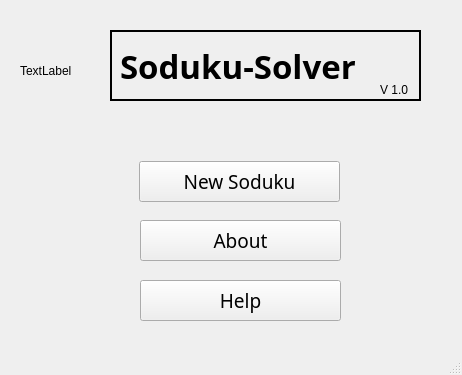
<?xml version="1.0" encoding="UTF-8"?>
<ui version="4.0">
 <class>MainWindow</class>
 <widget class="QMainWindow" name="MainWindow">
  <property name="geometry">
   <rect>
    <x>0</x>
    <y>0</y>
    <width>462</width>
    <height>375</height>
   </rect>
  </property>
  <property name="sizePolicy">
   <sizepolicy hsizetype="Preferred" vsizetype="Preferred">
    <horstretch>0</horstretch>
    <verstretch>0</verstretch>
   </sizepolicy>
  </property>
  <property name="minimumSize">
   <size>
    <width>462</width>
    <height>375</height>
   </size>
  </property>
  <property name="maximumSize">
   <size>
    <width>462</width>
    <height>375</height>
   </size>
  </property>
  <property name="windowTitle">
   <string>Soduku Solver</string>
  </property>
  <property name="autoFillBackground">
   <bool>true</bool>
  </property>
  <widget class="QWidget" name="centralWidget">
   <widget class="QFrame" name="frame">
    <property name="enabled">
     <bool>true</bool>
    </property>
    <property name="geometry">
     <rect>
      <x>110</x>
      <y>30</y>
      <width>311</width>
      <height>71</height>
     </rect>
    </property>
    <property name="font">
     <font>
      <weight>50</weight>
      <bold>false</bold>
     </font>
    </property>
    <property name="frameShape">
     <enum>QFrame::Box</enum>
    </property>
    <property name="frameShadow">
     <enum>QFrame::Plain</enum>
    </property>
    <property name="lineWidth">
     <number>2</number>
    </property>
    <widget class="QLabel" name="label">
     <property name="geometry">
      <rect>
       <x>10</x>
       <y>10</y>
       <width>291</width>
       <height>51</height>
      </rect>
     </property>
     <property name="font">
      <font>
       <family>Segoe Print</family>
       <pointsize>25</pointsize>
       <weight>75</weight>
       <bold>true</bold>
      </font>
     </property>
     <property name="autoFillBackground">
      <bool>false</bool>
     </property>
     <property name="text">
      <string>Soduku-Solver</string>
     </property>
    </widget>
    <widget class="QLabel" name="label_3">
     <property name="geometry">
      <rect>
       <x>270</x>
       <y>50</y>
       <width>41</width>
       <height>20</height>
      </rect>
     </property>
     <property name="text">
      <string>V 1.0</string>
     </property>
    </widget>
   </widget>
   <widget class="QLabel" name="label_2">
    <property name="geometry">
     <rect>
      <x>20</x>
      <y>40</y>
      <width>81</width>
      <height>61</height>
     </rect>
    </property>
    <property name="text">
     <string>TextLabel</string>
    </property>
   </widget>
   <widget class="QPushButton" name="pushButton">
    <property name="geometry">
     <rect>
      <x>139</x>
      <y>161</y>
      <width>201</width>
      <height>41</height>
     </rect>
    </property>
    <property name="font">
     <font>
      <family>Garuda</family>
      <pointsize>14</pointsize>
     </font>
    </property>
    <property name="text">
     <string>New Soduku</string>
    </property>
   </widget>
   <widget class="QPushButton" name="pushButton_2">
    <property name="geometry">
     <rect>
      <x>140</x>
      <y>220</y>
      <width>201</width>
      <height>41</height>
     </rect>
    </property>
    <property name="font">
     <font>
      <family>Garuda</family>
      <pointsize>14</pointsize>
     </font>
    </property>
    <property name="text">
     <string>About</string>
    </property>
   </widget>
   <widget class="QPushButton" name="pushButton_3">
    <property name="geometry">
     <rect>
      <x>140</x>
      <y>280</y>
      <width>201</width>
      <height>41</height>
     </rect>
    </property>
    <property name="font">
     <font>
      <family>Garuda</family>
      <pointsize>14</pointsize>
     </font>
    </property>
    <property name="text">
     <string>Help</string>
    </property>
   </widget>
  </widget>
  <widget class="QStatusBar" name="statusBar"/>
 </widget>
 <layoutdefault spacing="6" margin="11"/>
 <resources/>
 <connections/>
</ui>
